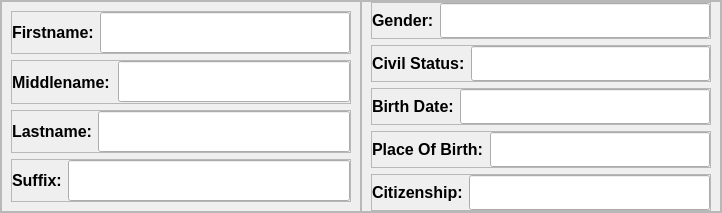
                 <widget class="QFrame" name="frame_14">
                  <property name="minimumSize">
                   <size>
                    <width>120</width>
                    <height>111</height>
                   </size>
                  </property>
                  <property name="maximumSize">
                   <size>
                    <width>16777215</width>
                    <height>16777215</height>
                   </size>
                  </property>
                  <property name="frameShape">
                   <enum>QFrame::StyledPanel</enum>
                  </property>
                  <property name="frameShadow">
                   <enum>QFrame::Raised</enum>
                  </property>
                  <layout class="QHBoxLayout" name="horizontalLayout_7">
                   <property name="spacing">
                    <number>0</number>
                   </property>
                   <property name="leftMargin">
                    <number>0</number>
                   </property>
                   <property name="topMargin">
                    <number>0</number>
                   </property>
                   <property name="rightMargin">
                    <number>0</number>
                   </property>
                   <property name="bottomMargin">
                    <number>0</number>
                   </property>
                   <item>
                    <widget class="QFrame" name="frame_16">
                     <property name="minimumSize">
                      <size>
                       <width>360</width>
                       <height>208</height>
                      </size>
                     </property>
                     <property name="maximumSize">
                      <size>
                       <width>16777215</width>
                       <height>16777215</height>
                      </size>
                     </property>
                     <property name="frameShape">
                      <enum>QFrame::StyledPanel</enum>
                     </property>
                     <property name="frameShadow">
                      <enum>QFrame::Raised</enum>
                     </property>
                     <layout class="QVBoxLayout" name="verticalLayout_7">
                      <item>
                       <widget class="QFrame" name="frame_18">
                        <property name="frameShape">
                         <enum>QFrame::StyledPanel</enum>
                        </property>
                        <property name="frameShadow">
                         <enum>QFrame::Raised</enum>
                        </property>
                        <layout class="QHBoxLayout" name="horizontalLayout_9">
                         <property name="leftMargin">
                          <number>0</number>
                         </property>
                         <property name="topMargin">
                          <number>0</number>
                         </property>
                         <property name="rightMargin">
                          <number>0</number>
                         </property>
                         <property name="bottomMargin">
                          <number>0</number>
                         </property>
                         <item>
                          <widget class="QLabel" name="label_3">
                           <property name="font">
                            <font>
                             <pointsize>12</pointsize>
                             <bold>true</bold>
                            </font>
                           </property>
                           <property name="text">
                            <string>Firstname:</string>
                           </property>
                          </widget>
                         </item>
                         <item>
                          <widget class="QLineEdit" name="firstname_display">
                           <property name="minimumSize">
                            <size>
                             <width>0</width>
                             <height>41</height>
                            </size>
                           </property>
                           <property name="font">
                            <font>
                             <pointsize>-1</pointsize>
                             <bold>true</bold>
                            </font>
                           </property>
                           <property name="styleSheet">
                            <string notr="true"/>
                           </property>
                           <property name="text">
                            <string/>
                           </property>
                          </widget>
                         </item>
                        </layout>
                       </widget>
                      </item>
                      <item>
                       <widget class="QFrame" name="frame_19">
                        <property name="frameShape">
                         <enum>QFrame::StyledPanel</enum>
                        </property>
                        <property name="frameShadow">
                         <enum>QFrame::Raised</enum>
                        </property>
                        <layout class="QHBoxLayout" name="horizontalLayout_10">
                         <property name="leftMargin">
                          <number>0</number>
                         </property>
                         <property name="topMargin">
                          <number>0</number>
                         </property>
                         <property name="rightMargin">
                          <number>0</number>
                         </property>
                         <property name="bottomMargin">
                          <number>0</number>
                         </property>
                         <item>
                          <widget class="QLabel" name="label_12">
                           <property name="minimumSize">
                            <size>
                             <width>100</width>
                             <height>0</height>
                            </size>
                           </property>
                           <property name="font">
                            <font>
                             <pointsize>12</pointsize>
                             <bold>true</bold>
                            </font>
                           </property>
                           <property name="text">
                            <string>Middlename:</string>
                           </property>
                          </widget>
                         </item>
                         <item>
                          <widget class="QLineEdit" name="middlename_display">
                           <property name="minimumSize">
                            <size>
                             <width>0</width>
                             <height>41</height>
                            </size>
                           </property>
                           <property name="font">
                            <font>
                             <pointsize>-1</pointsize>
                             <bold>true</bold>
                            </font>
                           </property>
                           <property name="styleSheet">
                            <string notr="true"/>
                           </property>
                           <property name="text">
                            <string/>
                           </property>
                          </widget>
                         </item>
                        </layout>
                       </widget>
                      </item>
                      <item>
                       <widget class="QFrame" name="frame_20">
                        <property name="frameShape">
                         <enum>QFrame::StyledPanel</enum>
                        </property>
                        <property name="frameShadow">
                         <enum>QFrame::Raised</enum>
                        </property>
                        <layout class="QHBoxLayout" name="horizontalLayout_11">
                         <property name="leftMargin">
                          <number>0</number>
                         </property>
                         <property name="topMargin">
                          <number>0</number>
                         </property>
                         <property name="rightMargin">
                          <number>0</number>
                         </property>
                         <property name="bottomMargin">
                          <number>0</number>
                         </property>
                         <item>
                          <widget class="QLabel" name="label_13">
                           <property name="font">
                            <font>
                             <pointsize>12</pointsize>
                             <bold>true</bold>
                            </font>
                           </property>
                           <property name="text">
                            <string>Lastname:</string>
                           </property>
                          </widget>
                         </item>
                         <item>
                          <widget class="QLineEdit" name="lastname_display">
                           <property name="minimumSize">
                            <size>
                             <width>0</width>
                             <height>41</height>
                            </size>
                           </property>
                           <property name="styleSheet">
                            <string notr="true"/>
                           </property>
                           <property name="text">
                            <string/>
                           </property>
                          </widget>
                         </item>
                        </layout>
                       </widget>
                      </item>
                      <item>
                       <widget class="QFrame" name="frame_21">
                        <property name="frameShape">
                         <enum>QFrame::StyledPanel</enum>
                        </property>
                        <property name="frameShadow">
                         <enum>QFrame::Raised</enum>
                        </property>
                        <layout class="QHBoxLayout" name="horizontalLayout_13">
                         <property name="leftMargin">
                          <number>0</number>
                         </property>
                         <property name="topMargin">
                          <number>0</number>
                         </property>
                         <property name="rightMargin">
                          <number>0</number>
                         </property>
                         <property name="bottomMargin">
                          <number>0</number>
                         </property>
                         <item>
                          <widget class="QLabel" name="label_15">
                           <property name="font">
                            <font>
                             <pointsize>12</pointsize>
                             <bold>true</bold>
                            </font>
                           </property>
                           <property name="text">
                            <string>Suffix:</string>
                           </property>
                          </widget>
                         </item>
                         <item>
                          <widget class="QLineEdit" name="suffix_display">
                           <property name="minimumSize">
                            <size>
                             <width>0</width>
                             <height>41</height>
                            </size>
                           </property>
                           <property name="styleSheet">
                            <string notr="true"/>
                           </property>
                           <property name="text">
                            <string/>
                           </property>
                          </widget>
                         </item>
                        </layout>
                       </widget>
                      </item>
                     </layout>
                    </widget>
                   </item>
                   <item>
                    <widget class="QFrame" name="frame_17">
                     <property name="minimumSize">
                      <size>
                       <width>360</width>
                       <height>208</height>
                      </size>
                     </property>
                     <property name="frameShape">
                      <enum>QFrame::StyledPanel</enum>
                     </property>
                     <property name="frameShadow">
                      <enum>QFrame::Raised</enum>
                     </property>
                     <layout class="QVBoxLayout" name="verticalLayout_8">
                      <property name="topMargin">
                       <number>0</number>
                      </property>
                      <property name="bottomMargin">
                       <number>0</number>
                      </property>
                      <item>
                       <widget class="QFrame" name="frame_22">
                        <property name="minimumSize">
                         <size>
                          <width>0</width>
                          <height>36</height>
                         </size>
                        </property>
                        <property name="frameShape">
                         <enum>QFrame::StyledPanel</enum>
                        </property>
                        <property name="frameShadow">
                         <enum>QFrame::Raised</enum>
                        </property>
                        <layout class="QHBoxLayout" name="horizontalLayout_14">
                         <property name="leftMargin">
                          <number>0</number>
                         </property>
                         <property name="topMargin">
                          <number>0</number>
                         </property>
                         <property name="rightMargin">
                          <number>0</number>
                         </property>
                         <property name="bottomMargin">
                          <number>0</number>
                         </property>
                         <item>
                          <widget class="QLabel" name="label_5">
                           <property name="font">
                            <font>
                             <pointsize>12</pointsize>
                             <bold>true</bold>
                            </font>
                           </property>
                           <property name="text">
                            <string>Gender:</string>
                           </property>
                          </widget>
                         </item>
                         <item>
                          <widget class="QLineEdit" name="gender_display">
                           <property name="minimumSize">
                            <size>
                             <width>0</width>
                             <height>35</height>
                            </size>
                           </property>
                           <property name="styleSheet">
                            <string notr="true"/>
                           </property>
                           <property name="text">
                            <string/>
                           </property>
                          </widget>
                         </item>
                        </layout>
                       </widget>
                      </item>
                      <item>
                       <widget class="QFrame" name="frame_26">
                        <property name="minimumSize">
                         <size>
                          <width>0</width>
                          <height>36</height>
                         </size>
                        </property>
                        <property name="frameShape">
                         <enum>QFrame::StyledPanel</enum>
                        </property>
                        <property name="frameShadow">
                         <enum>QFrame::Raised</enum>
                        </property>
                        <layout class="QHBoxLayout" name="horizontalLayout_15">
                         <property name="leftMargin">
                          <number>0</number>
                         </property>
                         <property name="topMargin">
                          <number>0</number>
                         </property>
                         <property name="rightMargin">
                          <number>0</number>
                         </property>
                         <property name="bottomMargin">
                          <number>0</number>
                         </property>
                         <item>
                          <widget class="QLabel" name="label_9">
                           <property name="font">
                            <font>
                             <pointsize>12</pointsize>
                             <bold>true</bold>
                            </font>
                           </property>
                           <property name="text">
                            <string>Civil Status:</string>
                           </property>
                          </widget>
                         </item>
                         <item>
                          <widget class="QLineEdit" name="civil_status_display">
                           <property name="minimumSize">
                            <size>
                             <width>0</width>
                             <height>35</height>
                            </size>
                           </property>
                           <property name="styleSheet">
                            <string notr="true"/>
                           </property>
                           <property name="text">
                            <string/>
                           </property>
                          </widget>
                         </item>
                        </layout>
                       </widget>
                      </item>
                      <item>
                       <widget class="QFrame" name="frame_23">
                        <property name="minimumSize">
                         <size>
                          <width>0</width>
                          <height>36</height>
                         </size>
                        </property>
                        <property name="frameShape">
                         <enum>QFrame::StyledPanel</enum>
                        </property>
                        <property name="frameShadow">
                         <enum>QFrame::Raised</enum>
                        </property>
                        <layout class="QHBoxLayout" name="horizontalLayout_17">
                         <property name="leftMargin">
                          <number>0</number>
                         </property>
                         <property name="topMargin">
                          <number>0</number>
                         </property>
                         <property name="rightMargin">
                          <number>0</number>
                         </property>
                         <property name="bottomMargin">
                          <number>0</number>
                         </property>
                         <item>
                          <widget class="QLabel" name="label_11">
                           <property name="font">
                            <font>
                             <pointsize>12</pointsize>
                             <bold>true</bold>
                            </font>
                           </property>
                           <property name="text">
                            <string>Birth Date:</string>
                           </property>
                          </widget>
                         </item>
                         <item>
                          <widget class="QLineEdit" name="birthdate_display">
                           <property name="minimumSize">
                            <size>
                             <width>0</width>
                             <height>35</height>
                            </size>
                           </property>
                           <property name="styleSheet">
                            <string notr="true"/>
                           </property>
                           <property name="text">
                            <string/>
                           </property>
                          </widget>
                         </item>
                        </layout>
                       </widget>
                      </item>
                      <item>
                       <widget class="QFrame" name="frame_24">
                        <property name="minimumSize">
                         <size>
                          <width>0</width>
                          <height>36</height>
                         </size>
                        </property>
                        <property name="frameShape">
                         <enum>QFrame::StyledPanel</enum>
                        </property>
                        <property name="frameShadow">
                         <enum>QFrame::Raised</enum>
                        </property>
                        <layout class="QHBoxLayout" name="horizontalLayout_19">
                         <property name="leftMargin">
                          <number>0</number>
                         </property>
                         <property name="topMargin">
                          <number>0</number>
                         </property>
                         <property name="rightMargin">
                          <number>0</number>
                         </property>
                         <property name="bottomMargin">
                          <number>0</number>
                         </property>
                         <item>
                          <widget class="QLabel" name="label_17">
                           <property name="font">
                            <font>
                             <pointsize>12</pointsize>
                             <bold>true</bold>
                            </font>
                           </property>
                           <property name="text">
                            <string>Place Of Birth:</string>
                           </property>
                          </widget>
                         </item>
                         <item>
                          <widget class="QLineEdit" name="place_of_birth_display">
                           <property name="minimumSize">
                            <size>
                             <width>0</width>
                             <height>35</height>
                            </size>
                           </property>
                           <property name="styleSheet">
                            <string notr="true"/>
                           </property>
                           <property name="text">
                            <string/>
                           </property>
                          </widget>
                         </item>
                        </layout>
                       </widget>
                      </item>
                      <item>
                       <widget class="QFrame" name="frame_25">
                        <property name="minimumSize">
                         <size>
                          <width>0</width>
                          <height>36</height>
                         </size>
                        </property>
                        <property name="frameShape">
                         <enum>QFrame::StyledPanel</enum>
                        </property>
                        <property name="frameShadow">
                         <enum>QFrame::Raised</enum>
                        </property>
                        <layout class="QHBoxLayout" name="horizontalLayout_20">
                         <property name="leftMargin">
                          <number>0</number>
                         </property>
                         <property name="topMargin">
                          <number>0</number>
                         </property>
                         <property name="rightMargin">
                          <number>0</number>
                         </property>
                         <property name="bottomMargin">
                          <number>0</number>
                         </property>
                         <item>
                          <widget class="QLabel" name="label_18">
                           <property name="font">
                            <font>
                             <pointsize>12</pointsize>
                             <bold>true</bold>
                            </font>
                           </property>
                           <property name="text">
                            <string>Citizenship:</string>
                           </property>
                          </widget>
                         </item>
                         <item>
                          <widget class="QLineEdit" name="citizenship_display">
                           <property name="minimumSize">
                            <size>
                             <width>0</width>
                             <height>35</height>
                            </size>
                           </property>
                           <property name="styleSheet">
                            <string notr="true"/>
                           </property>
                           <property name="text">
                            <string/>
                           </property>
                          </widget>
                         </item>
                        </layout>
                       </widget>
                      </item>
                     </layout>
                    </widget>
                   </item>
                  </layout>
                 </widget>
